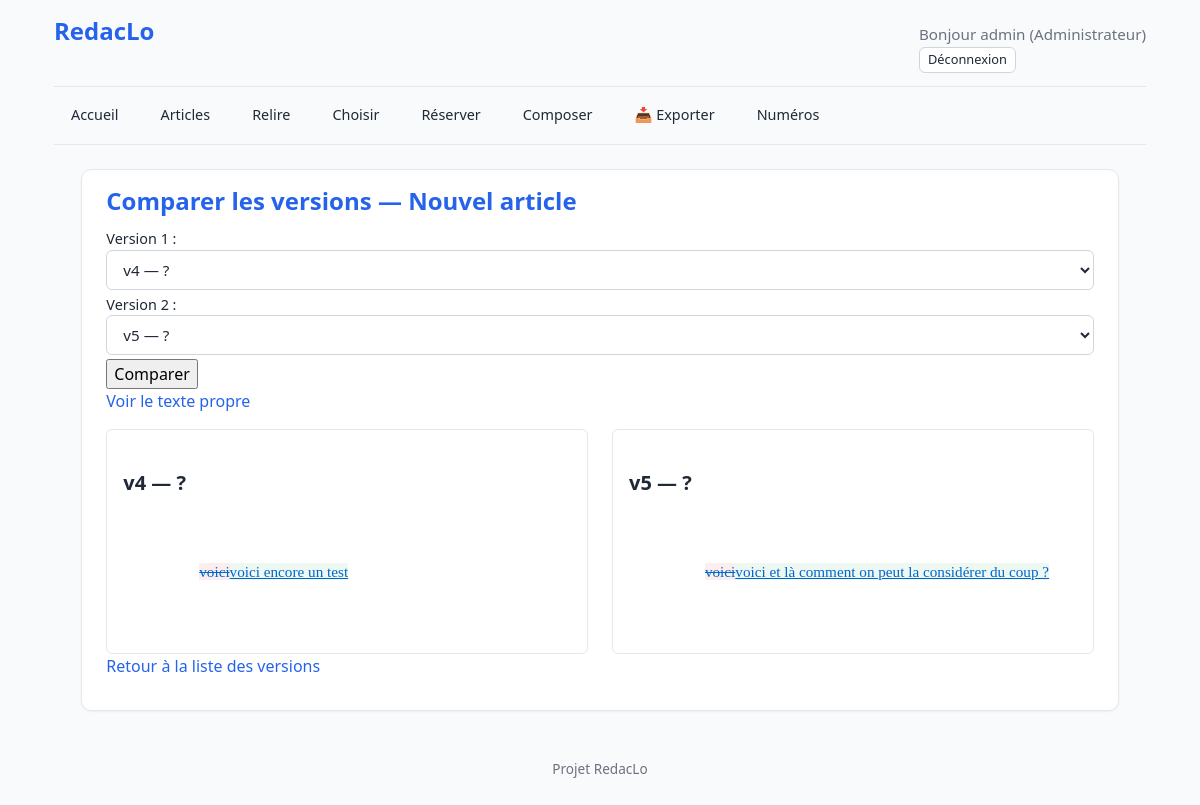
The app's page /articles/11/comparer/ (signed in), older data.
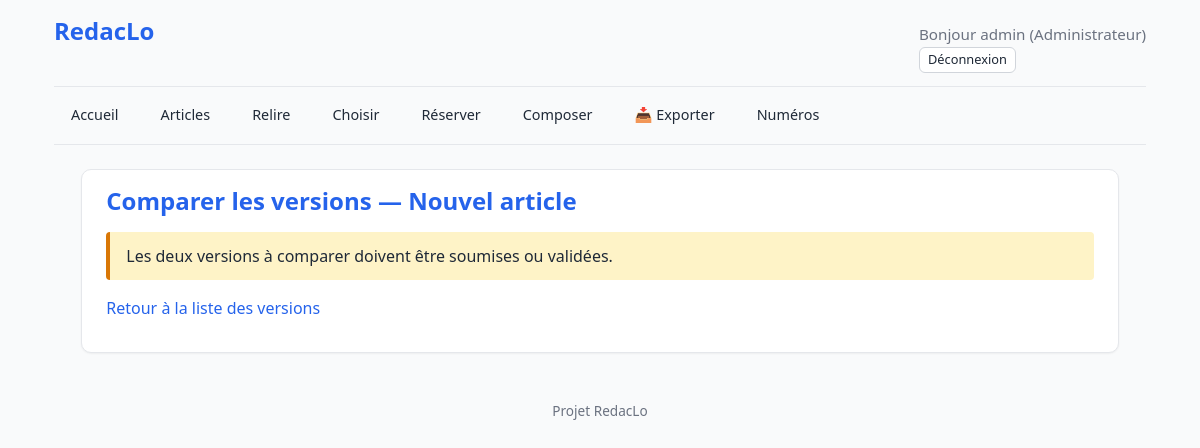
The same page, newer data.
### articles/models.py (models this page shows, shortened)
class ArticleVersion(models.Model):
    TYPES = [
        ("redacteur", "Rédacteur"),
        ("relecture", "Relecture"),
    ]
    STATUTS = [
        ("brouillon", "Brouillon"),
        ("soumise", "Soumise (à valider)"),
        ("validee", "Validée"),
        ("rejetee", "Rejetée"),
        ("archivee", "Archivée (traitée)"),
    ]
    AVIS_CHOICES = [
        ("favorable", "Favorable"),
        ("defavorable", "Défavorable"),
    ]
    avis_relecteur = models.CharField(
        max_length=20,
        choices=AVIS_CHOICES,
        blank=True,
        null=True,
        verbose_name="Avis du relecteur"
    )
    article = models.ForeignKey(
        Article,
        on_delete=models.CASCADE,
        related_name="versions",
    )
    parent = models.ForeignKey(
        "self",
        on_delete=models.SET_NULL,
        null=True,
        blank=True,
        related_name="enfants",
    )
    numero = models.PositiveIntegerField(default=1)
    type = models.CharField(max_length=20, choices=TYPES, default="redacteur")
    contenu = models.TextField()
    modifie_par = models.ForeignKey(
        settings.AUTH_USER_MODEL,
        on_delete=models.SET_NULL,
        null=True,
        blank=True,
        related_name="versions_modifiees",
        verbose_name="Modifié par"
    )
    commentaire = models.TextField(blank=True)
    statut = models.CharField(
        max_length=20,
        choices=STATUTS,
        default="brouillon",
    )
    commentaire_validation = models.TextField(
        blank=True,
        help_text="Commentaire de l'éditeur en cas de rejet.",
    )
    date = models.DateTimeField(auto_now_add=True)
    class Meta:
        ordering = ["-date"]

### articles/views/relecture.py (the view)
# urls.py: path("<int:pk>/comparer/", views.comparer_versions, name="comparer_versions"),
@role_required("editeur", "membre_redaction", "admin")
def comparer_versions(request, pk):
    article = get_object_or_404(Article, pk=pk)
    versions = article.versions.order_by("numero")
    versions_relecture = versions.filter(type="relecture")
    if versions_relecture.count() < 2:
        return render(request, "articles/comparer_versions.html", {
            "article": article,
            "message": "La comparaison n'est possible qu'à partir de deux versions de relecture.",
            "versions": versions,
        })
    versions_valides = versions_relecture.filter(statut__in=["soumise", "validee"])
    if versions_valides.count() < 2:
        return render(request, "articles/comparer_versions.html", {
            "article": article,
            "message": "Les deux versions à comparer doivent être soumises ou validées.",
            "versions": versions,
        })
    from collections import defaultdict
    par_parent = defaultdict(list)
    for v in versions_valides:
        par_parent[v.parent_id].append(v)
    groupes_valides = [g for g in par_parent.values() if len(g) >= 2]
    if not groupes_valides:
        return render(request, "articles/comparer_versions.html", {
            "article": article,
            "message": "Les versions de relecture ne partagent pas la même version parente : la comparaison serait biaisée.",
            "versions": versions,
        })
    groupe = groupes_valides[0]
    v1_id = request.GET.get("v1")
    v2_id = request.GET.get("v2")
    v1 = None
    v2 = None
    if v1_id:
        try:
            v1 = groupe[int(v1_id)]
        except (ValueError, IndexError):
            pass
    if v2_id:
        try:
            v2 = groupe[int(v2_id)]
        except (ValueError, IndexError):
            pass
    if not v1:
        v1 = groupe[0]
    if not v2 or v2 == v1:
        v2 = next((v for v in groupe if v != v1), groupe[0])
    def _diff_pour(version):
        if version.parent:
            return rendre_diff(
                version.parent.contenu,
                version.contenu,
                version.modifie_par.couleur if version.modifie_par else "bleu",
            )
        return version.contenu
    v1_diff = _diff_pour(v1)
    v2_diff = _diff_pour(v2)
    mode = request.GET.get("mode", "diff")
    if mode not in ("diff", "propre"):
        mode = "diff"
    return render(request, "articles/comparer_versions.html", {
        "article": article,
        "versions": versions,
        "groupe": groupe,
        "v1": v1,
        "v2": v2,
        "v1_diff": v1_diff,
        "v2_diff": v2_diff,
        "mode": mode,
    })

### core/context_processors.py (called while the page is built)
def notifications_non_lues(request):
    if not request.user.is_authenticated:
        return {"notifications_non_lues": 0}
    count = Notification.objects.filter(
        destinataire=request.user,
        lue=False,
    ).count()
    return {"notifications_non_lues": count}

### templates/articles/comparer_versions.html
{% extends "base.html" %}
{% block main_class %}main-large{% endblock %}
{% block contenu %}
<h1>Comparer les versions — {{ article.titre }}</h1>
{% if message %}
    <p class="message-avertissement">{{ message }}</p>
    {% if user.role == "editeur" or user.role == "admin" %}
        <p><a href="{% url 'articles:liste_versions' article.pk %}">Retour à la liste des versions</a></p>
    {% endif %}
{% else %}
    <form method="get" class="comparaison-selecteurs">
        <label>Version 1 :
            <select name="v1">
                {% for v in groupe %}
                    <option value="{{ v.pk }}" {% if v.pk == v1.pk %}selected{% endif %}>
                        v{{ v.numero }} — {{ v.auteur_modification.username|default:"?" }}
                    </option>
                {% endfor %}
            </select>
        </label>
        <label>Version 2 :
            <select name="v2">
                {% for v in groupe %}
                    <option value="{{ v.pk }}" {% if v.pk == v2.pk %}selected{% endif %}>
                        v{{ v.numero }} — {{ v.auteur_modification.username|default:"?" }}
                    </option>
                {% endfor %}
            </select>
        </label>
        <button type="submit">Comparer</button>
    </form>
    <p class="comparaison-bascule">
        {% if mode == "diff" %}
            <a href="?v1={{ v1.pk }}&v2={{ v2.pk }}&mode=propre">Voir le texte propre</a>
        {% else %}
            <a href="?v1={{ v1.pk }}&v2={{ v2.pk }}&mode=diff">Voir les différences</a>
        {% endif %}
    </p>
    <div class="comparaison">
        <div class="comparaison-colonne">
            <h2>v{{ v1.numero }} — {{ v1.auteur_modification.username|default:"?" }}</h2>
            <div class="comparaison-texte">
                {% if mode == "diff" %}
                    {{ v1_diff|safe }}
                {% else %}
                    {{ v1.contenu|linebreaks }}
                {% endif %}
            </div>
        </div>
        <div class="comparaison-colonne">
            <h2>v{{ v2.numero }} — {{ v2.auteur_modification.username|default:"?" }}</h2>
            <div class="comparaison-texte">
                {% if mode == "diff" %}
                    {{ v2_diff|safe }}
                {% else %}
                    {{ v2.contenu|linebreaks }}
                {% endif %}
            </div>
        </div>
    </div>
    <p><a href="{% url 'articles:liste_versions' article.pk %}">Retour à la liste des versions</a></p>
{% endif %}
{% endblock %}

Row changes from the older to the newer data that the page shows:
no longer on this page (row edited): ArticleVersion: numero "4", contenu "voici voici encore un test"
no longer on this page (row edited): ArticleVersion: numero "5", contenu "voici voici et là comment on peut la considérer du coup ?"
Text that changed along with them:
{{ message }}: (not shown) → "Les deux versions à comparer doivent être soumises ou validées."
form field v1: "v4 — ?" → (not shown)
form field v2: "v5 — ?" → (not shown)
{{ v1.auteur_modification.username|default:"?" }}: "?" → (not shown)
{{ v2.auteur_modification.username|default:"?" }}: "?" → (not shown)
text no longer shown: "Version 1 : Version 2 : Comparer Voir le texte propre v — v —"
